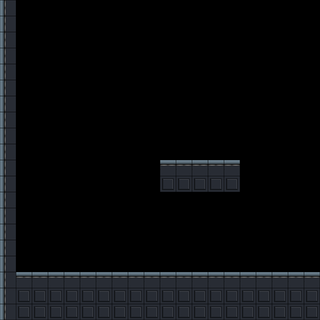

A 2D game scene composited from a Tiled map and its tileset images. What follows is a short description and the map's XML, with every tile layer's data as written:
An orthogonal 20x20 tile map with 16x16 px tiles, 1 tile layer (wg-tiles) and 2 objects (exit_right, spawn).

<map version="1.10" tiledversion="1.11.2" orientation="orthogonal" renderorder="right-down" width="20" height="20" tilewidth="16" tileheight="16" infinite="0" nextlayerid="5" nextobjectid="10">
 <properties>
  <property name="chunk_id" value="start_02" />
  <property name="biome" value="cyberpunk" />
  <property name="difficulty" type="int" value="1" />
  <property name="tags" value="start" />
  <property name="min_enemies" type="int" value="0" />
  <property name="max_enemies" type="int" value="0" />
 </properties>
 <tileset firstgid="1" source="../levels/tilesets/cyberpunk-tiles.tsx" />
 <layer id="1" name="wg-tiles" width="20" height="20">
  <properties>
   <property name="render" type="bool" value="true" />
  </properties>
  <data encoding="csv">
18,0,0,0,0,0,0,0,0,0,0,0,0,0,0,0,0,0,0,0,
18,0,0,0,0,0,0,0,0,0,0,0,0,0,0,0,0,0,0,0,
18,0,0,0,0,0,0,0,0,0,0,0,0,0,0,0,0,0,0,0,
18,0,0,0,0,0,0,0,0,0,0,0,0,0,0,0,0,0,0,0,
18,0,0,0,0,0,0,0,0,0,0,0,0,0,0,0,0,0,0,0,
18,0,0,0,0,0,0,0,0,0,0,0,0,0,0,0,0,0,0,0,
18,0,0,0,0,0,0,0,0,0,0,0,0,0,0,0,0,0,0,0,
18,0,0,0,0,0,0,0,0,0,0,0,0,0,0,0,0,0,0,0,
18,0,0,0,0,0,0,0,0,0,0,0,0,0,0,0,0,0,0,0,
18,0,0,0,0,0,0,0,0,0,0,0,0,0,0,0,0,0,0,0,
18,0,0,0,0,0,0,0,0,0,16,16,16,16,16,0,0,0,0,0,
18,0,0,0,0,0,0,0,0,0,28,28,28,28,28,0,0,0,0,0,
18,0,0,0,0,0,0,0,0,0,0,0,0,0,0,0,0,0,0,0,
18,0,0,0,0,0,0,0,0,0,0,0,0,0,0,0,0,0,0,0,
18,0,0,0,0,0,0,0,0,0,0,0,0,0,0,0,0,0,0,0,
18,0,0,0,0,0,0,0,0,0,0,0,0,0,0,0,0,0,0,0,
18,0,0,0,0,0,0,0,0,0,0,0,0,0,0,0,0,0,0,0,
18,16,16,16,16,16,16,16,16,16,16,16,16,16,16,16,16,16,16,16,
18,28,28,28,28,28,28,28,28,28,28,28,28,28,28,28,28,28,28,28,
18,28,28,28,28,28,28,28,28,28,28,28,28,28,28,28,28,28,28,28
</data>
 </layer>
 <objectgroup id="2" name="Connections">
  <object id="1" name="exit_right" x="272" y="224" width="48" height="48">
   <properties>
    <property name="edge" value="right" />
    <property name="slot" type="int" value="0" />
   </properties>
  </object>
 </objectgroup>
 <objectgroup id="3" name="PlayerSpawn">
  <object id="5" name="spawn" x="48" y="232">
   <properties>
    <property name="spawnPoint" value="start" />
   </properties>
  </object>
 </objectgroup>
</map>
